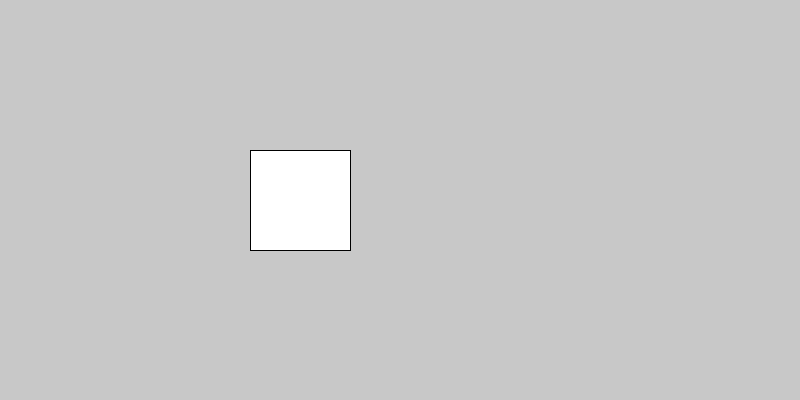
Frame 1 (no input)
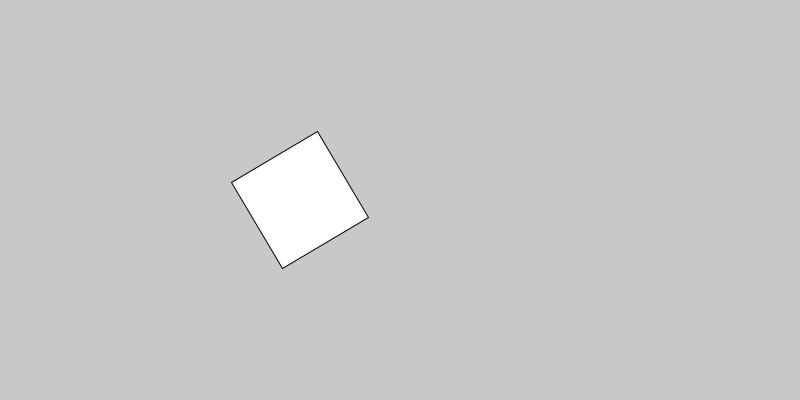
Frame 60 (the mouse pressed at the canvas centre just before this capture)
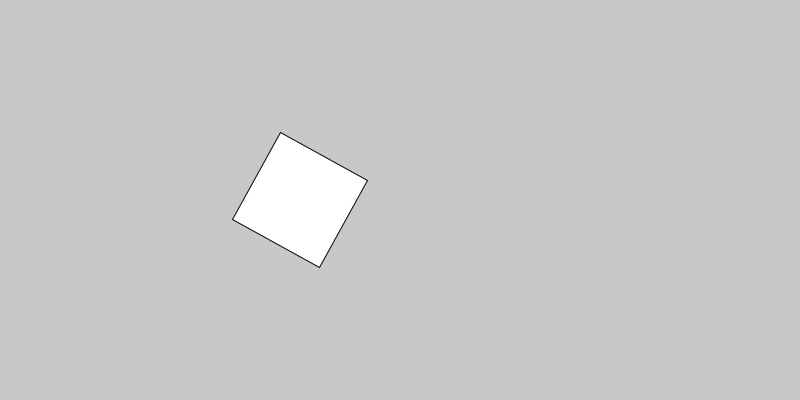
Frame 120 (the mouse held since frame 60 and released just before this capture)

The Processing sketch that drew these frames (run headless with seeded random() and noise(); from frame 60 on, the mouse is pressed at the canvas centre):

// Processing sketch: clase_05_23_2023_translate_rotate
// ── clase_05_23_2023_translate_rotate.pde
int cant = 10;
int tam;
int angulo;

void setup(){
  size(800,400);
  tam = width / cant;
  rectMode(CENTER);
}

void draw(){
  background(200);
  translate(300,200);
  rotate(radians(angulo));
  rect(0,0,100,100);
  angulo++;
}
